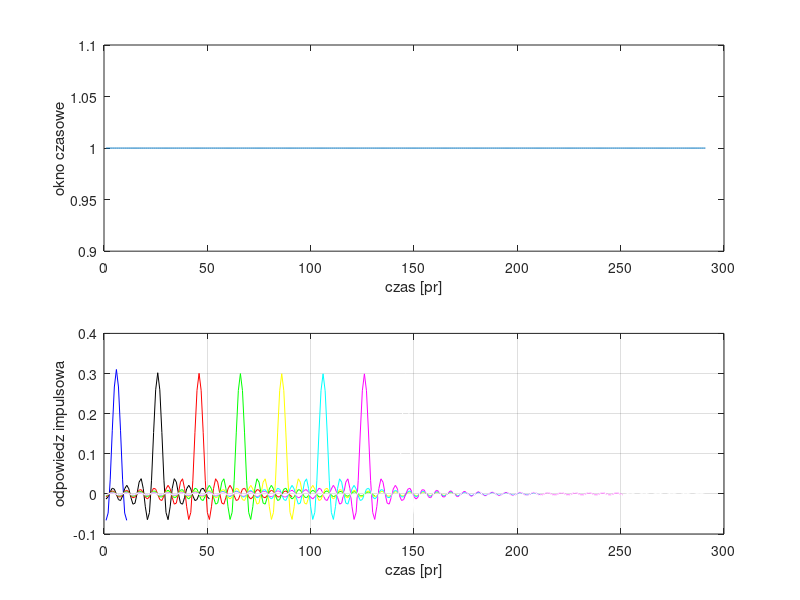
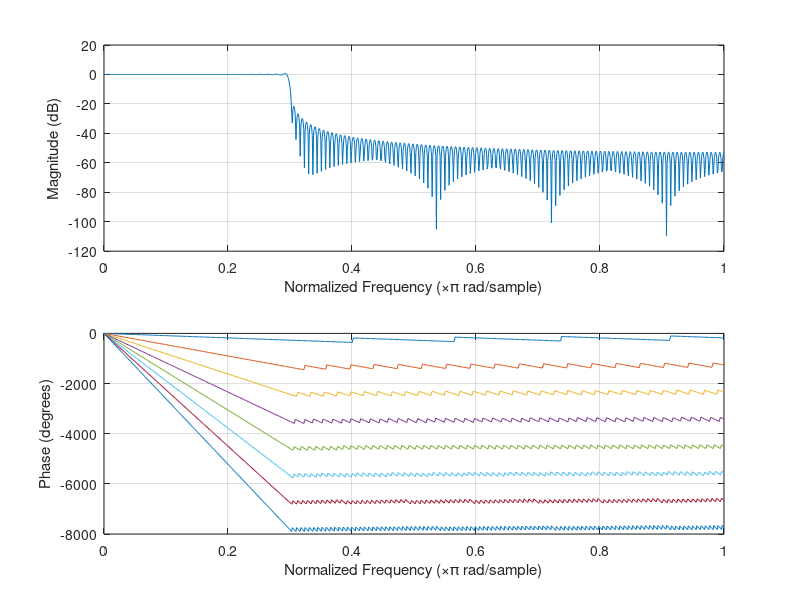

The MATLAB source for these figures, in order:
% -------------------------------------------------------------
% Skrypt pozwala na:
% - wyznaczenie odpow. impulsowej fitru FIR o zadanych parametrach
% - wykreslenie odpow. impulsowej w oknie 1
% - obliczenie i wykreslenie modułu i fazy transmitancji w oknie 2

clear all;
close all;
M = 91;
w = rectwin (M);    % --- okno prostokątne
% w = triang(M);      % --- okno trojkatne
% w = blackman(M);
% w = hamming(M);
% w = kaiser(M,5);
% w = gausswin(M);
% w = blackmanharris(M);

kolor = ['b', 'k', 'r', 'g', 'y','c', 'm', 'w','b', 'k', 'r', 'g', 'y','c', 'm', 'w'];
i=1;
for M2 = 11:40:301
    
    figure (1);
    hold on;
    grid on;
    subplot (211);
    w = rectwin (M2);
    plot (w); 
    xlabel ('czas [pr]');
    ylabel ('okno czasowe');
    
    h = fir1 (M2-1, 0.3, w);   
    subplot (212);
    plot (h,'Color',kolor(i));
    xlabel ('czas [pr]');
    ylabel ('odpowiedz impulsowa');
    set (gcf,'Position',[50 50 600 600]);

    figure (2);
    hold on;
    grid on;
    freqz (h, 1);
    set (gcf,'Position',[700 50 800 600]);
    i=i+1;
end

% h = fir1 (M-1, 0.3, w);   
% subplot (212);
% plot (h);
% xlabel ('czas [pr]');
% ylabel ('odpowiedz impulsowa');
% set (gcf,'Position',[50 50 600 600]);
% 
% figure (2);
% freqz (h, 1);
% set (gcf,'Position',[700 50 800 600]);